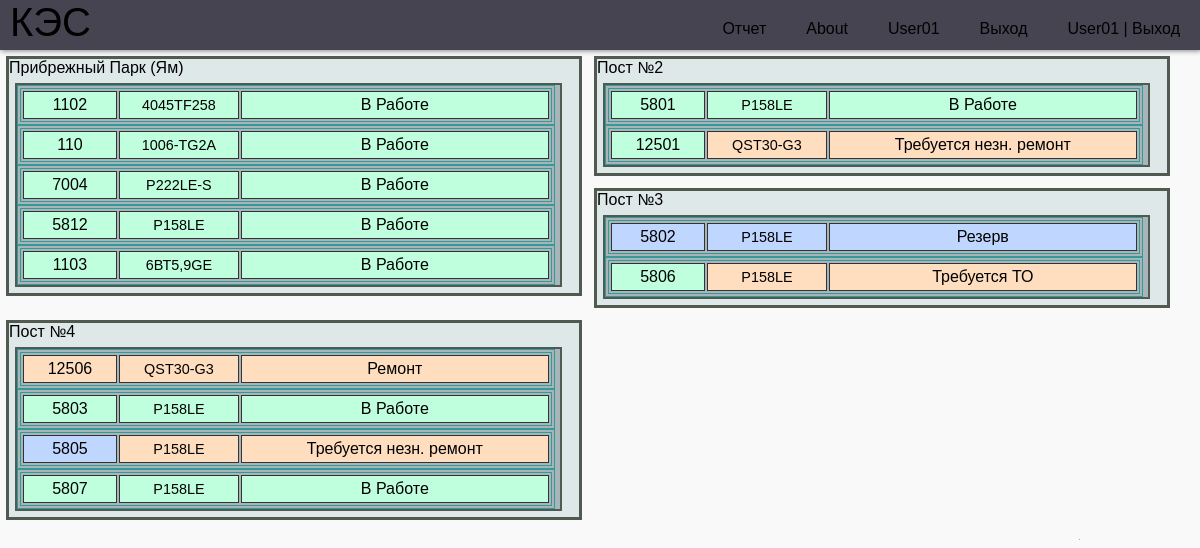
Screenshot of /object_kes/1/ (signed in) with the database file from the repository.
### report/models.py (models this page shows, shortened)
class Location(models.Model):
    name = models.CharField(max_length=30)
    object_kes = models.ForeignKey(ObjectKES, on_delete=models.SET_NULL, null=True)
    operator = models.ForeignKey(get_user_model(),
                               on_delete=models.SET_NULL,
                               related_name='operator_area',
                               null=True, default=None)
    address = models.CharField(max_length=250, blank=True)
    class Meta:
        verbose_name = 'Участок'
        verbose_name_plural = 'Участок'

class CreateDGU(models.Model):
    name = models.CharField(max_length=30, verbose_name="Номер Дгу")
    maker_dvs = models.ForeignKey(Maker, on_delete=models.SET_NULL, null=True, blank=True, verbose_name="Производитель")
    long_name = models.CharField(max_length=30, null=True, blank=True, verbose_name="Название Дгу")
    post_name = models.ForeignKey(Post, on_delete=models.SET_NULL, null=True, blank=True, verbose_name="Название поста")
    dvs = models.ForeignKey(DVS, on_delete=models.SET_NULL, null=True, blank=True, verbose_name="ДВС")
    alternator = models.ForeignKey(Alternator, on_delete=models.SET_NULL, null=True, blank=True, verbose_name="Генератор")
    location = models.ForeignKey(Location, on_delete=models.SET_NULL, null=True,blank=True, verbose_name="Обьект")
    work = models.BooleanField(default=False, verbose_name='в Работе')
    status = models.ForeignKey(Status, on_delete=models.SET_NULL, null=True, verbose_name="Состояние")
    paralel = models.BooleanField(default=False, verbose_name='Паралель')
    koguch = models.BooleanField(default=False, verbose_name='Кожухное Исполнение')
    weight = models.PositiveIntegerField(null=True, blank=True, default=0, verbose_name='Вес кг')
    lsh = models.CharField(max_length=100, null=True, blank=True, verbose_name="Длинна * Ширина * Высота ")
    title = models.CharField(max_length=250, blank=True, verbose_name='Описание  проблем')
    data_to = models.DateField(blank=True, null=True,  verbose_name='Дата последнего ТО')
    motochas_to = models.PositiveIntegerField(null=True, blank=True,  verbose_name='Моточасы последнего ТО')
    interval_to = models.PositiveIntegerField(null=True, blank=True, default=300, verbose_name='Межсервисный интервал')
    narabotka = models.BooleanField(default=True, verbose_name='Наработка')
    nagruzka = models.BooleanField(default=True, verbose_name='Нагрузка')
    active = models.BooleanField(default=True, verbose_name='Активная Нагрузка')
    reactive = models.BooleanField(default=True, verbose_name='Реактивная  Нагрузка')
    full_load = models.BooleanField(default=True, verbose_name='Полная  Нагрузка')
    l1 = models.BooleanField(default=True, verbose_name='L1')
    l2 = models.BooleanField(default=True, verbose_name='L2')
    l3 = models.BooleanField(default=True, verbose_name='L3')
    dmasla = models.BooleanField(default=True, verbose_name='Давление масла')
    tog = models.BooleanField(default=True, verbose_name='Темп. Охл. Жидкости')
    akb = models.BooleanField(default=True, verbose_name='АКБ')
    primechanie = models.BooleanField(default=True, verbose_name='Примечания')
    class Meta:
        verbose_name = 'ДГУ'
        verbose_name_plural = 'ДГУ'

class DVS(models.Model):
    model_dvs = models.ForeignKey(DVSmodel, on_delete=models.SET_NULL, blank=True, null=True, verbose_name="ДВС")
    sn = models.CharField(max_length=70, blank=True, verbose_name='Серейный номер')
    engine_hours = models.IntegerField(blank=True, verbose_name="Моточасы")
    title = models.CharField(max_length=250, blank=True, verbose_name='Описание')
    class Meta:
        verbose_name = 'ДВС'
        verbose_name_plural = 'ДВС'

class DVSmodel(models.Model):
    model_dvs = models.CharField(blank=True, max_length=30, verbose_name='Модель ДВС')
    maker_dvs = models.ForeignKey(Maker, on_delete=models.SET_NULL, null=True, verbose_name="Производитель")
    power = models.IntegerField(blank=True, verbose_name="Мощьность ДВС")
    cylinders = models.IntegerField(blank=True, verbose_name="Количество цилиндров")
    volume = models.DecimalField(blank=True, null=True, max_digits=5, decimal_places=2,  verbose_name="Объем ДВС")
    weight = models.PositiveIntegerField(null=True, blank=True, default=0, verbose_name='Вес кг')
    title = models.CharField(max_length=250, blank=True, verbose_name='Описание')
    class Meta:
        verbose_name = 'Модель ДВС'
        verbose_name_plural = 'Модель ДВС'

### report/views.py (the view)
# urls.py: path("object_kes/<int:id>/", object_kes, name='object_kes'),
@login_required
def object_kes(request, id):
    dgus = CreateDGU.objects.all()
    location = Location.objects.filter(object_kes=id)
    object_kes = ObjectKES.objects.get(id=id)
    return render(request, "object_kes.html", {'dgus': dgus,
                                               'location': location, 'object_kes': object_kes})

### report/templates/object_kes.html (shortened to what this page needs)
{% extends 'base.html' %}
{% load static %}
{% block css %}
    <link rel="stylesheet" href="{% static 'style/style.css' %}">
    <link rel="stylesheet" href="{% static 'style/style_index.css' %}">
{% endblock css %}
{% block content %}
<main>
    {% for lct in location %}
        <div class="blok_1  inline">
            <p><a href="{% url 'area' lct.id %}">{{ lct.name }}</a></p>
            <div class="blok_3">
                {% for dgu in dgus %}
                    {% if lct.id == dgu.location.id %}
                    <table border="1" width="99%">
                        <tr>
                            {% if dgu.status.id == 2 %}
                                <td class="st1 dgu_status_avar"><a href="{% url 'dgu' dgu.id %}" >{{dgu.name}}</a></td>
                            {% elif  dgu.status.id == 3 %}
                                <td class="st1 dgu_status_rem"><a href="{% url 'dgu' dgu.id %}" >{{dgu.name}}</a></td>
                            {% elif not dgu.work %}
                                <td class="st1 dgu_status_res"><a href="{% url 'dgu' dgu.id %}" >{{dgu.name}}</a></td>
                            {% elif dgu.work %}
                                <td class="st1 dgu_status_rab" ><a href="{% url 'dgu' dgu.id %}" >{{dgu.name}}</a></td>
                            {% endif %}
                            {% if dgu.work and dgu.status.id == 1 %}
                                <td class="st2">{{dgu.dvs.model_dvs.model_dvs}}</td>
                            {% elif not dgu.work and dgu.status.id == 1 %}
                                <td class="st2 dgu_status_res">{{dgu.dvs.model_dvs.model_dvs}}</td>
                            {% elif dgu.status.id == 2 %}
                                <td class="st2 dgu_status_avar">{{dgu.dvs.model_dvs.model_dvs}}</td>
                            {% elif dgu.status.id == 3 %}
                                <td class="st2 dgu_status_rem">{{dgu.dvs.model_dvs.model_dvs}}</td>
                            {% elif dgu.status.id == 4 %}
                                <td class="st2 dgu_status_rem">{{dgu.dvs.model_dvs.model_dvs}}</td>
                            {% elif dgu.status.id == 5 %}
                                <td class="st2 dgu_status_rem">{{dgu.dvs.model_dvs.model_dvs}}</td>
                            {% else %}<td> </td>
                            {% endif %}
                            {% if dgu.work and dgu.status.id == 1 %}
                                <td class="st3">В Работе</td>
                            {% elif not dgu.work and dgu.status.id == 1 %}
                                <td class="st3 dgu_status_res">Резерв</td>
                            {% elif dgu.status.id == 2 %}
                                <td class="st3 dgu_status_avar">Аварийная остановка</td>
                            {% elif dgu.status.id == 3 %}
                                <td class="st3 dgu_status_rem">Ремонт</td>
                            {% elif dgu.status.id == 4 %}
                                <td class="st3 dgu_status_rem">Требуется незн. ремонт</td>
                            {% elif dgu.status.id == 5 %}
                                <td class="st3 dgu_status_rem">Требуется ТО</td>
                            {% else %}<td> </td>
                            {% endif %}
                        </tr></table>
                    {% endif %}
                {% endfor %}
            </div>
        </div>
    {% endfor %}
</main>
{% endblock content %}

### report/templates/base.html (shortened to what this page needs)
<!DOCTYPE html>
{% load static %}
<html lang="ru">
<head>
    {% block css %}{% endblock css %}
</head>
<body>
    <header class="header">
         <a href="{%url 'index'%}" class="logo">КЭС</a>
        <nav class="nav">
            <ul class="menu">
                {% if user.is_authenticated %}
                <li><a href="{%url 'create_dgu'%}">Отчет</a></li>
                <li><a href="#">About</a></li>
                <li><a href="admin/">{{user.username}}</a></li>
                <li><a href="{%url 'users:logout'%}">Выход</a></li>
                <li><a href="{%url 'users:logout'%}">{{user.username}} | Выход</a></li>
                {% else %}
                <li><a href="{%url 'users:login'%}">Авторизация</a></li>
                {% endif %}
            </ul>
        </nav>
    </header>
    {% block content %}{% endblock content %}
</body>
</html>

### report/static/style/style.css (style rules this page uses)
:root { --white: #f9f9f9; --black: #464451; --grey: #85888C; }
* { margin: 0; padding: 0; box-sizing: border-box; }
body { background-color: var(--white); font-family: "Poppins", sans-serif; }
a { text-decoration: none; }
ul { list-style: none; }
.header { background-color: var(--black); box-shadow: 1px 1px 5px 0px var(--grey); position: sticky; top: 0; width: 100%; height: 50px; }
.logo { display: inline-block; color: var(--white); font-size: 40px; margin-left: 10px; }
.nav { width: 100%; height: 100%; position: fixed; background-color: var(--black); overflow: hidden; }
.menu a { display: block; padding: 20px; color: var(--white); }
.nav { max-height: 0; transition: max-height .5s ease-out; }
td, th { margin: 5px; padding: 5px; }
@media (min-width: 768px) { .nav { max-height: 70px; top: 0; position: relative; float: right; width: fit-content; background-color: transparent; } }
@media (min-width: 768px) { .menu li { float: left; } }

### report/static/style/style_index.css (style rules this page uses)
a { color: #000; }
a:-webkit-any-link { color: #000; }
.inline { width: 31%; margin: 6px; float: left; }
.blok_1 { background-color: #DEE8E8; border: 3px solid rgb(81, 90, 81); }
.blok_3 { width: 96%; margin: 6px; background-color: rgb(168, 181, 184); border: 2px solid rgb(81, 90, 81); text-align: center; }
table { border: 4px double #399; }
td { background: #BFFFDD; border: 1px solid #333; empty-cells: hide; padding: 4px; }
.st1 { width: 18%; }
.st2 { width: 23%; font-size: 90%; }
.dgu_status_rab { background: #BFFFDD; }
.dgu_status_res { background: #BFD6FF; }
.dgu_status_rem { background: #FFDDBF; }
@media (max-width: 1220px) { .inline { width: 48%; } }

### rows the page displays
Location: name "Прибрежный Парк (Ям)"
CreateDGU: name "1102", dvs.model_dvs.model_dvs "4045TF258", work "В Работе"
CreateDGU: name "110", dvs.model_dvs.model_dvs "1006-TG2A", work "В Работе"
CreateDGU: name "7004", dvs.model_dvs.model_dvs "P222LE-S", work "В Работе"
CreateDGU: name "5812", dvs.model_dvs.model_dvs "Р158LE", work "В Работе"
CreateDGU: name "1103", dvs.model_dvs.model_dvs "6ВТ5,9GE", work "В Работе"
Location: name "Пост №2"
CreateDGU: name "5801", dvs.model_dvs.model_dvs "Р158LE", work "В Работе"
CreateDGU: name "12501", dvs.model_dvs.model_dvs "QST30-G3", work "Требуется незн. ремонт"
Location: name "Пост №3"
CreateDGU: name "5802", dvs.model_dvs.model_dvs "Р158LE", work "Резерв"
CreateDGU: name "5806", dvs.model_dvs.model_dvs "Р158LE", work "Требуется ТО"
Location: name "Пост №4"
CreateDGU: name "12506", dvs.model_dvs.model_dvs "QST30-G3", work "Ремонт"
CreateDGU: name "5803", dvs.model_dvs.model_dvs "Р158LE", work "В Работе"
CreateDGU: name "5805", dvs.model_dvs.model_dvs "Р158LE", work "Требуется незн. ремонт"
CreateDGU: name "5807", dvs.model_dvs.model_dvs "Р158LE", work "В Работе"

### other values shown
{{ user.username }} "User01"
